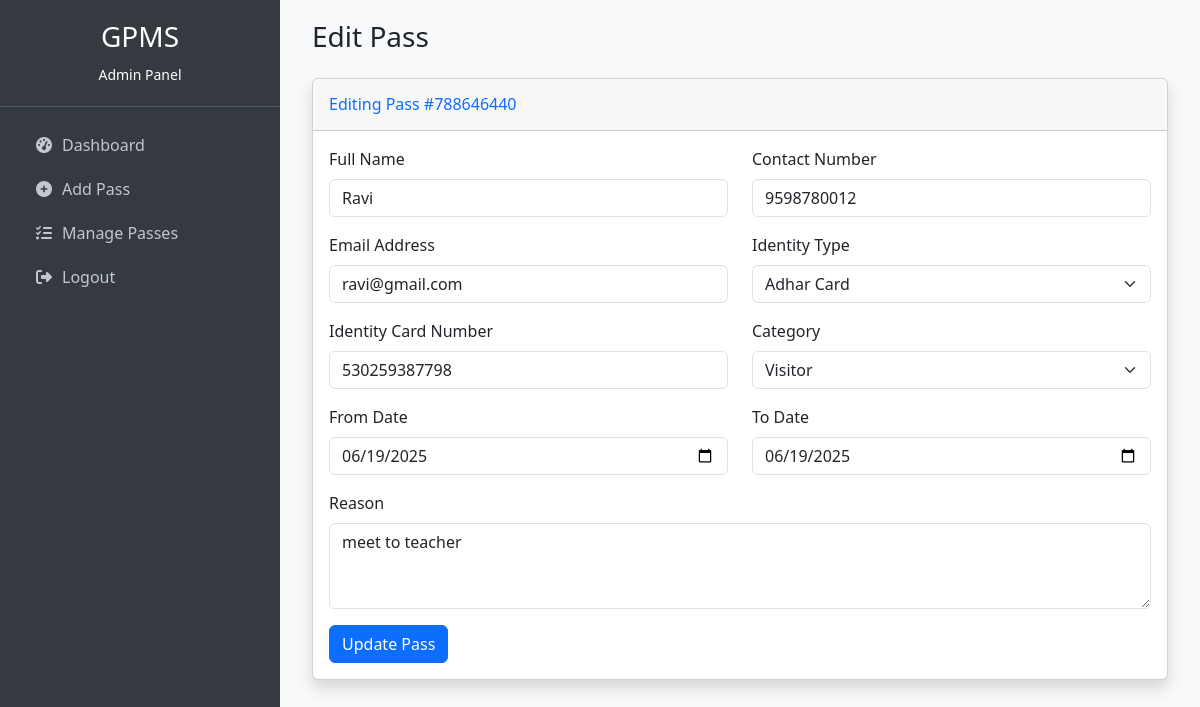
Page /edit-pass-detail.php?id=2 (signed in) on the committed database.
### tables this page shows
CREATE TABLE `passes` (
  `id` int(11) NOT NULL,
  `pass_number` varchar(255) DEFAULT NULL,
  `full_name` varchar(255) DEFAULT NULL,
  `contact_number` bigint(20) DEFAULT NULL,
  `email` varchar(255) DEFAULT NULL,
  `identity_type` varchar(200) DEFAULT NULL,
  `identity_card_no` varchar(255) DEFAULT NULL,
  `category` varchar(255) DEFAULT NULL,
  `from_date` date DEFAULT NULL,
  `to_date` date DEFAULT NULL,
  `reason` mediumtext,
  `pass_creation_date` timestamp NULL DEFAULT CURRENT_TIMESTAMP,
  `status` varchar(100) DEFAULT 'Pending'
);

### edit-pass-detail.php (the view, shortened to what this page needs)
<?php
include('db.php');
if (strlen($_SESSION['admin_id'] == 0)) {
    header("location:logout.php");
} else {
    $pass_id = intval($_GET['id']);
?>
<?php include 'includes/header.php'; ?>
<?php include 'includes/sidebar.php'; ?>
<div class="container-fluid">
    <h1 class="h3 mb-4 text-gray-800">Edit Pass</h1>
    <?php
    $ret = mysqli_query($conn, "select * from passes where id='$pass_id'");
    while ($row = mysqli_fetch_array($ret)) {
    ?>
    <div class="card shadow mb-4">
        <div class="card-header py-3">
            <h6 class="m-0 font-weight-bold text-primary">Editing Pass #<?php echo $row['pass_number']; ?></h6>
        </div>
        <div class="card-body">
            <form method="post">
                <div class="row">
                    <div class="col-md-6">
                        <div class="mb-3">
                            <label for="fullname" class="form-label">Full Name</label>
                            <input type="text" class="form-control" id="fullname" name="fullname" required value="<?php echo $row['full_name']; ?>">
                        </div>
                    </div>
                    <div class="col-md-6">
                         <div class="mb-3">
                            <label for="contactno" class="form-label">Contact Number</label>
                            <input type="text" class="form-control" id="contactno" name="contactno" required pattern="[0-9]{10}" value="<?php echo $row['contact_number']; ?>">
                        </div>
                    </div>
                </div>
                 <div class="row">
                    <div class="col-md-6">
                        <div class="mb-3">
                            <label for="email" class="form-label">Email Address</label>
                            <input type="email" class="form-control" id="email" name="email" value="<?php echo $row['email']; ?>">
                        </div>
                    </div>
                    <div class="col-md-6">
                         <div class="mb-3">
                            <label for="idtype" class="form-label">Identity Type</label>
                            <select class="form-select" name="idtype" required>
                                <option value="<?php echo $row['identity_type']; ?>"><?php echo $row['identity_type']; ?></option>
                            </select>
                        </div>
                    </div>
                </div>
                 <div class="row">
                    <div class="col-md-6">
                        <div class="mb-3">
                            <label for="idcardno" class="form-label">Identity Card Number</label>
                            <input type="text" class="form-control" id="idcardno" name="idcardno" required value="<?php echo $row['identity_card_no']; ?>">
                        </div>
                    </div>
                    <div class="col-md-6">
                         <div class="mb-3">
                            <label for="category" class="form-label">Category</label>
                            <select class="form-select" name="category" required>
                                <option value="<?php echo $row['category']; ?>"><?php echo $row['category']; ?></option>
                            </select>
                        </div>
                    </div>
                </div>
                <div class="row">
                    <div class="col-md-6">
                        <div class="mb-3">
                            <label for="fromdate" class="form-label">From Date</label>
                            <input type="date" class="form-control" id="fromdate" name="fromdate" required value="<?php echo $row['from_date']; ?>">
                        </div>
                    </div>
                    <div class="col-md-6">
                         <div class="mb-3">
                            <label for="todate" class="form-label">To Date</label>
                            <input type="date" class="form-control" id="todate" name="todate" required value="<?php echo $row['to_date']; ?>">
                        </div>
                    </div>
                </div>
                <div class="mb-3">
                    <label for="reason" class="form-label">Reason</label>
                    <textarea class="form-control" id="reason" name="reason" rows="3" required><?php echo $row['reason']; ?></textarea>
                </div>
                <button type="submit" name="submit" class="btn btn-primary">Update Pass</button>
            </form>
        </div>
    </div>
    <?php } ?>
</div>
<?php include 'includes/footer.php'; ?>
<?php } ?>

### includes/header.php (style rules this page uses)
body { display: flex; background-color: #f8f9fa; }

### rows in the picture
passes: pass_number "788646440", fullname "Ravi", contactno "9598780012", email "ravi@gmail.com", idtype "Adhar Card", idcardno "530259387798", category "Visitor", fromdate "06/19/2025", todate "06/19/2025", reason "meet to teacher"
